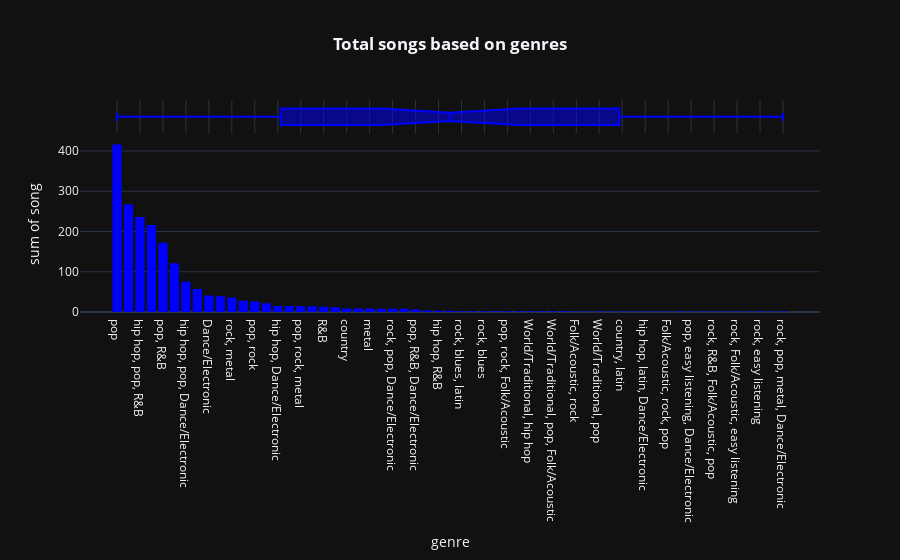

Write notebook code for a chart like this one.
### Code cell
fig=px.histogram(df.groupby('genre',as_index=False).count().sort_values(by='song',ascending=False),x='genre',y='song',color_discrete_sequence=['blue'],template='plotly_dark',marginal='box',title='<b>Total songs based on genres</b>')
fig.update_layout(title_x=0.5)

### Figure 1 — Plotly figure (JSON) as saved in the notebook; plotly's stock layout.template omitted (floating-point values rounded to 4 significant figures)
{"data": [{"alignmentgroup": "True", "bingroup": "x", "histfunc": "sum", "hovertemplate": "genre=%{x}<br>sum of song=%{y}<extra></extra>", "legendgroup": "", "marker": {"color": "blue", "pattern": {"shape": ""}}, "name": "", "offsetgroup": "", "orientation": "v", "showlegend": false, "type": "histogram", "x": ["pop", "hip hop, pop", "hip hop, pop, R&B", "pop, Dance/Electronic", "pop, R&B", "hip hop", "hip hop, pop, Dance/Electronic", "rock", "Dance/Electronic", "rock, pop", "rock, metal", "pop, latin", "pop, rock", "set()", "hip hop, Dance/Electronic", "latin", "pop, rock, metal", "hip hop, pop, latin", "R&B", "pop, rock, Dance/Electronic", "country", "hip hop, pop, rock", "metal", "pop, country", "rock, pop, Dance/Electronic", "pop, Folk/Acoustic", "pop, R&B, Dance/Electronic", "rock, pop, metal", "hip hop, R&B", "hip hop, pop, R&B, Dance/Electronic", "rock, blues, latin", "pop, easy listening, jazz", "rock, blues", "Folk/Acoustic, pop", "pop, rock, Folk/Acoustic", "World/Traditional, rock, pop", "World/Traditional, hip hop", "World/Traditional, rock", "World/Traditional, pop, Folk/Acoustic", "hip hop, pop, R&B, latin", "Folk/Acoustic, rock", "World/Traditional, Folk/Acoustic", "World/Traditional, pop", "hip hop, pop, country", "country, latin", "hip hop, country", "hip hop, latin, Dance/Electronic", "easy listening", "Folk/Acoustic, rock, pop", "hip hop, rock, pop", "pop, easy listening, Dance/Electronic", "pop, R&B, easy listening", "rock, R&B, Folk/Acoustic, pop", "rock, Dance/Electronic", "rock, Folk/Acoustic, easy listening", "rock, Folk/Acoustic, pop", "rock, easy listening", "rock, classical", "rock, pop, metal, Dance/Electronic"], "xaxis": "x", "y": [416, 267, 236, 216, 172, 121, 75, 57, 41, 39, 36, 28, 26, 22, 15, 15, 14, 14, 13, 12, 9, 9, 9, 8, 8, 8, 6, 4, 3, 3, 2, 2, 2, 2, 2, 2, 2, 2, 2, 2, 1, 1, 1, 1, 1, 1, 1, 1, 1, 1, 1, 1, 1, 1, 1, 1, 1, 1, 1], "yaxis": "y"}, {"alignmentgroup": "True", "hovertemplate": "genre=%{x}<extra></extra>", "legendgroup": "", "marker": {"color": "blue"}, "name": "", "notched": true, "offsetgroup": "", "showlegend": false, "type": "box", "x": ["pop", "hip hop, pop", "hip hop, pop, R&B", "pop, Dance/Electronic", "pop, R&B", "hip hop", "hip hop, pop, Dance/Electronic", "rock", "Dance/Electronic", "rock, pop", "rock, metal", "pop, latin", "pop, rock", "set()", "hip hop, Dance/Electronic", "latin", "pop, rock, metal", "hip hop, pop, latin", "R&B", "pop, rock, Dance/Electronic", "country", "hip hop, pop, rock", "metal", "pop, country", "rock, pop, Dance/Electronic", "pop, Folk/Acoustic", "pop, R&B, Dance/Electronic", "rock, pop, metal", "hip hop, R&B", "hip hop, pop, R&B, Dance/Electronic", "rock, blues, latin", "pop, easy listening, jazz", "rock, blues", "Folk/Acoustic, pop", "pop, rock, Folk/Acoustic", "World/Traditional, rock, pop", "World/Traditional, hip hop", "World/Traditional, rock", "World/Traditional, pop, Folk/Acoustic", "hip hop, pop, R&B, latin", "Folk/Acoustic, rock", "World/Traditional, Folk/Acoustic", "World/Traditional, pop", "hip hop, pop, country", "country, latin", "hip hop, country", "hip hop, latin, Dance/Electronic", "easy listening", "Folk/Acoustic, rock, pop", "hip hop, rock, pop", "pop, easy listening, Dance/Electronic", "pop, R&B, easy listening", "rock, R&B, Folk/Acoustic, pop", "rock, Dance/Electronic", "rock, Folk/Acoustic, easy listening", "rock, Folk/Acoustic, pop", "rock, easy listening", "rock, classical", "rock, pop, metal, Dance/Electronic"], "xaxis": "x2", "yaxis": "y2"}], "layout": {"barmode": "relative", "legend": {"tracegroupgap": 0}, "title": {"text": "<b>Total songs based on genres</b>", "x": 0.5}, "xaxis": {"anchor": "y", "domain": [0, 1], "title": {"text": "genre"}}, "xaxis2": {"anchor": "y2", "domain": [0, 1], "matches": "x", "showgrid": true, "showticklabels": false}, "yaxis": {"anchor": "x", "domain": [0, 0.8316], "title": {"text": "sum of song"}}, "yaxis2": {"anchor": "x2", "domain": [0.8416, 1], "matches": "y2", "showgrid": false, "showline": false, "showticklabels": false, "ticks": ""}}}
